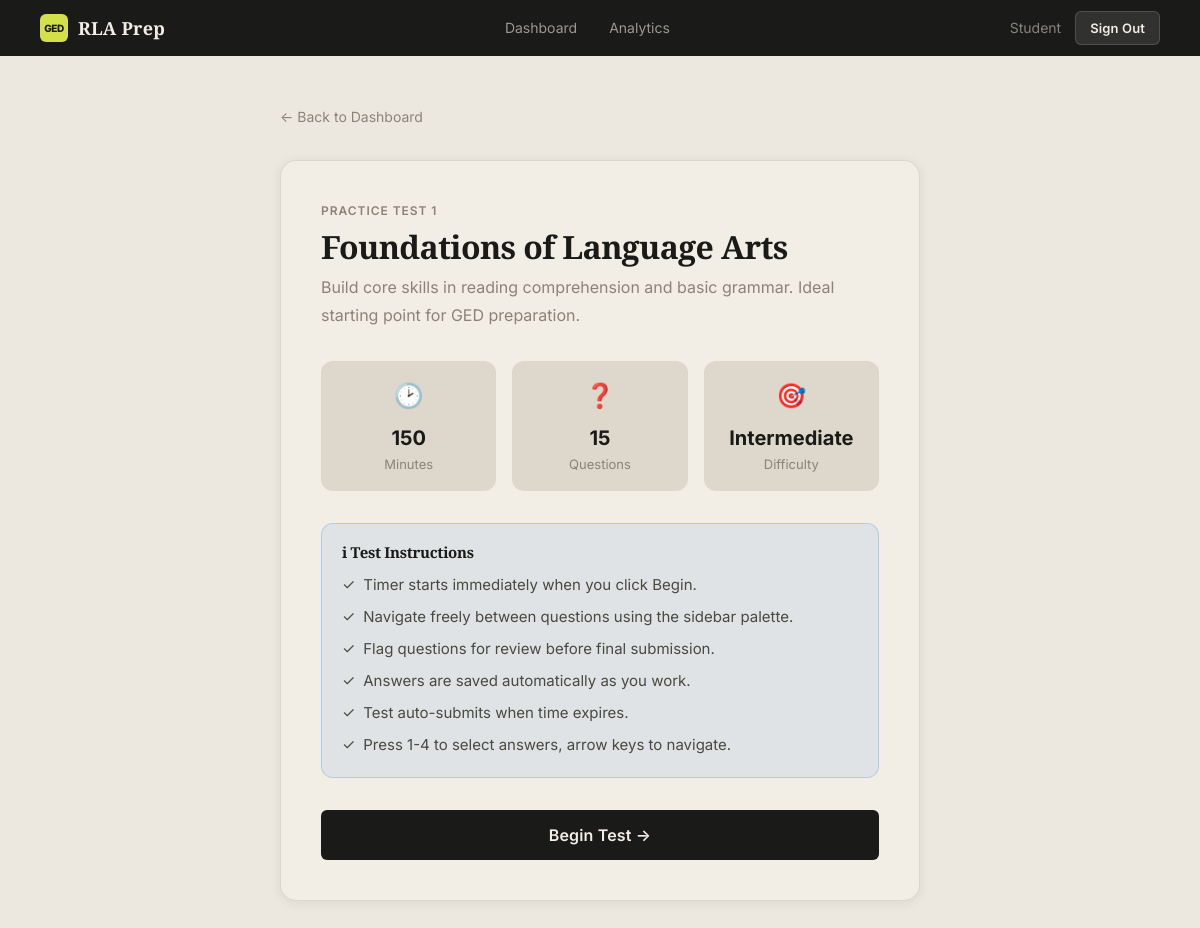
Screenshot of /exam/start/1/ (signed in) with the database file from the repository.
### exam/models.py (models this page shows, shortened)
class PracticeTest(models.Model):
    number = models.IntegerField(unique=True)
    title = models.CharField(max_length=200)
    difficulty_label = models.CharField(max_length=50)
    time_limit_minutes = models.IntegerField(default=150)
    description = models.TextField(blank=True)
    is_active = models.BooleanField(default=True)
    created_at = models.DateTimeField(auto_now_add=True)
    class Meta:
        ordering = ['number']
    def get_question_count(self):
        return self.questions.count()

### exam/views.py (the view, shortened to what this page needs)
# urls.py: path('start/<int:test_number>/', views.start_exam, name='start_exam'),
@login_required
def start_exam(request, test_number):
    test = get_object_or_404(PracticeTest, number=test_number)
    existing = TestAttempt.objects.filter(
        user=request.user, test=test, status='in_progress'
    ).first()
    return render(request, 'exam/start.html', {
        'test': test,
        'existing_attempt': existing,
        'question_count': test.get_question_count(),
    })

### templates/exam/start.html (shortened to what this page needs)
{% extends 'base.html' %}
{% load static %}
{% block content %}
<div class="container-narrow" style="padding-top:48px;padding-bottom:48px;">
  <a href="{% url 'dashboard:home' %}" style="display:inline-flex;align-items:center;gap:6px;font-size:0.875rem;color:var(--text-tertiary);margin-bottom:32px;">&larr; Back to Dashboard</a>
  <div class="card animate-fade-in" style="padding:40px;">
    <div style="margin-bottom:32px;">
      <div style="font-size:0.75rem;font-weight:600;color:var(--text-tertiary);text-transform:uppercase;letter-spacing:0.08em;margin-bottom:8px;">Practice Test {{ test.number }}</div>
      <h1 style="font-size:2rem;font-weight:700;color:var(--text-primary);margin-bottom:8px;">{{ test.title }}</h1>
      <p style="color:var(--text-tertiary);font-size:1rem;">{{ test.description }}</p>
    </div>
    <div class="exam-info-grid" style="display:grid;grid-template-columns:repeat(3,1fr);gap:16px;margin-bottom:32px;">
      <div style="background:var(--bg-elevated);border-radius:12px;padding:16px;text-align:center;">
        <div style="font-size:1.5rem;margin-bottom:6px;">&#128337;</div>
        <div style="font-size:1.25rem;font-weight:700;color:var(--text-primary);">{{ test.time_limit_minutes }}</div>
        <div style="font-size:0.8125rem;color:var(--text-tertiary);">Minutes</div>
      </div>
      <div style="background:var(--bg-elevated);border-radius:12px;padding:16px;text-align:center;">
        <div style="font-size:1.5rem;margin-bottom:6px;">&#10067;</div>
        <div style="font-size:1.25rem;font-weight:700;color:var(--text-primary);">{{ question_count }}</div>
        <div style="font-size:0.8125rem;color:var(--text-tertiary);">Questions</div>
      </div>
      <div style="background:var(--bg-elevated);border-radius:12px;padding:16px;text-align:center;">
        <div style="font-size:1.5rem;margin-bottom:6px;">&#127919;</div>
        <div style="font-size:1.25rem;font-weight:700;color:var(--accent-blue);">{{ test.difficulty_label }}</div>
        <div style="font-size:0.8125rem;color:var(--text-tertiary);">Difficulty</div>
      </div>
    </div>
    <div style="background:rgba(0,113,227,0.08);border:1px solid rgba(0,113,227,0.2);border-radius:12px;padding:20px;margin-bottom:32px;">
      <h3 style="font-size:0.9375rem;font-weight:600;color:var(--accent-blue);margin-bottom:12px;">&#8505; Test Instructions</h3>
      <ul style="list-style:none;display:flex;flex-direction:column;gap:8px;">
        <li style="font-size:0.9375rem;color:var(--text-secondary);display:flex;gap:8px;"><span>&#10003;</span> Timer starts immediately when you click Begin.</li>
        <li style="font-size:0.9375rem;color:var(--text-secondary);display:flex;gap:8px;"><span>&#10003;</span> Navigate freely between questions using the sidebar palette.</li>
        <li style="font-size:0.9375rem;color:var(--text-secondary);display:flex;gap:8px;"><span>&#10003;</span> Flag questions for review before final submission.</li>
        <li style="font-size:0.9375rem;color:var(--text-secondary);display:flex;gap:8px;"><span>&#10003;</span> Answers are saved automatically as you work.</li>
        <li style="font-size:0.9375rem;color:var(--text-secondary);display:flex;gap:8px;"><span>&#10003;</span> Test auto-submits when time expires.</li>
        <li style="font-size:0.9375rem;color:var(--text-secondary);display:flex;gap:8px;"><span>&#10003;</span> Press 1-4 to select answers, arrow keys to navigate.</li>
      </ul>
    </div>
    {% if existing_attempt %}
    <div style="background:rgba(255,159,10,0.1);border:1px solid rgba(255,159,10,0.3);border-radius:12px;padding:16px;margin-bottom:24px;">
      <p style="font-size:0.9375rem;color:var(--accent-orange);font-weight:500;margin-bottom:4px;">&#9888; You have an in-progress attempt for this test.</p>
      <p style="font-size:0.875rem;color:var(--text-tertiary);">Started: {{ existing_attempt.started_at|date:"M d, Y g:i A" }}</p>
    </div>
    <div style="display:grid;grid-template-columns:1fr 1fr;gap:12px;">
      <form method="post">{% csrf_token %}<input type="hidden" name="action" value="resume"><button type="submit" class="btn btn-primary btn-lg w-full">Resume Test</button></form>
      <form method="post">{% csrf_token %}<input type="hidden" name="action" value="new"><button type="submit" class="btn btn-secondary btn-lg w-full">Start Fresh</button></form>
    </div>
    {% else %}
    <form method="post">{% csrf_token %}<input type="hidden" name="action" value="new"><button type="submit" class="btn btn-primary btn-lg w-full">Begin Test &rarr;</button></form>
    {% endif %}
  </div>
</div>
{% endblock %}

### templates/base.html (shortened to what this page needs)
{% load static %}
<!DOCTYPE html>
<html lang="en">
<head>
  <link rel="stylesheet" href="{% static 'css/main.css' %}">
</head>
<body>
<nav class="navbar">
  <div class="navbar-inner">
    <a href="{% url 'dashboard:home' %}" class="navbar-brand">
      <div class="brand-icon">GED</div>
      RLA Prep
    </a>
    {% if user.is_authenticated %}
    <ul class="navbar-links">
      <li><a href="{% url 'dashboard:home' %}" {% if request.resolver_match.url_name == 'home' %}class="active"{% endif %}>Dashboard</a></li>
      <li><a href="{% url 'dashboard:analytics' %}" {% if request.resolver_match.url_name == 'analytics' %}class="active"{% endif %}>Analytics</a></li>
    </ul>
    <div class="navbar-actions">
      <span class="navbar-user">{{ user.first_name|default:user.username }}</span>
      <a href="/auth/logout/" class="btn btn-sm" style="background:rgba(255,255,255,0.1);color:#f2ede5;border:1px solid rgba(255,255,255,0.15);padding:6px 14px;font-size:0.8125rem;">Sign Out</a>
    </div>
    {% else %}
    <div class="navbar-actions">
      <a href="/auth/login/" class="btn btn-sm" style="background:rgba(255,255,255,0.1);color:#f2ede5;border:1px solid rgba(255,255,255,0.15);padding:6px 14px;font-size:0.8125rem;">Log In</a>
    </div>
    {% endif %}
  </div>
</nav>
<div class="page-wrapper">
  {% block content %}{% endblock %}
</div>
</body>
</html>

### static/css/main.css (style rules this page uses)
:root { --bg-primary: #ede8df; --bg-secondary: #e6e0d6; --bg-card: #f2ede5; --bg-card-hover: #ede7dd; --bg-elevated: #ddd7cc; --bg-dark: #1a1a18; --bg-dark-card: #242420; --text-primary: #1a1a18; --text-secondary: #4a4840; --text-tertiary: #8a8478; --text-inverse: #f2ede5; --accent-black: #1a1a18; --accent-gold: #c8a951; --accent-gold-hover: #b8992e; --accent-lime: #d4e04a; --accent-green: #2d6a2d; --accent-green-light: #3d8a3d; --accent-red: #b84040; --accent-red-light: #c85050; --accent-orange: #c06030; --border-primary: rgba(26,26,24,0.1); --border-strong: rgba(26,26,24,0.2); --radius-sm: 6px; --radius-md: 10px; --radius-lg: 16px; --radius-xl: 22px; --radius-pill: 980px; --font-display: 'Playfair Display', Georgia, 'Times New Roman', serif; --font-body: 'Inter', -apple-system, sans-serif; --shadow-sm: 0 1px 4px rgba(26,26,24,0.08); --shadow-md: 0 4px 20px rgba(26,26,24,0.12); --shadow-lg: 0 8px 40px rgba(26,26,24,0.16); --shadow-card: 0 2px 12px rgba(26,26,24,0.08); --transition: 0.22s cubic-bezier(0.4, 0, 0.2, 1); --transition-slow: 0.4s cubic-bezier(0.4, 0, 0.2, 1); }
*, *::before, *::after { box-sizing: border-box; margin: 0; padding: 0; }
html { font-size: 16px; -webkit-font-smoothing: antialiased; -moz-osx-font-smoothing: grayscale; scroll-behavior: smooth; }
body { font-family: var(--font-body); background: var(--bg-primary); color: var(--text-primary); line-height: 1.6; min-height: 100vh; }
h1, h2, h3 { font-family: var(--font-display); font-weight: 600; line-height: 1.15; letter-spacing: -0.02em; color: var(--text-primary); }
h1 { font-size: clamp(2.2rem, 5vw, 3.5rem); }
h3 { font-size: clamp(1.2rem, 2vw, 1.7rem); }
p { line-height: 1.75; color: var(--text-secondary); }
a { color: var(--text-primary); text-decoration: none; transition: opacity var(--transition); }
.navbar { position: fixed; top: 0; left: 0; right: 0; z-index: 100; height: 56px; background: var(--bg-dark); display: flex; align-items: center; padding: 0 40px; border-bottom: none; }
.navbar-inner { width: 100%; max-width: 1440px; margin: 0 auto; display: flex; align-items: center; justify-content: space-between; }
.navbar-brand { font-family: var(--font-display); font-size: 1.125rem; font-weight: 700; color: #f2ede5; display: flex; align-items: center; gap: 10px; letter-spacing: 0.01em; }
.brand-icon { width: 28px; height: 28px; background: var(--accent-lime); border-radius: 6px; display: flex; align-items: center; justify-content: center; font-family: var(--font-body); font-size: 10px; font-weight: 800; color: #1a1a18; letter-spacing: -0.5px; }
.navbar-links { display: flex; align-items: center; gap: 4px; list-style: none; }
.navbar-links a { color: rgba(242,237,229,0.6); font-size: 0.875rem; font-weight: 400; padding: 6px 14px; border-radius: var(--radius-sm); transition: all var(--transition); }
.navbar-actions { display: flex; align-items: center; gap: 14px; }
.navbar-user { font-size: 0.875rem; color: rgba(242,237,229,0.5); }
.page-wrapper { padding-top: 56px; min-height: 100vh; }
.container-narrow { max-width: 720px; margin: 0 auto; padding: 0 40px; }
.card { background: var(--bg-card); border: 1px solid var(--border-primary); border-radius: var(--radius-lg); padding: 28px; transition: all var(--transition); box-shadow: var(--shadow-card); }
.btn { display: inline-flex; align-items: center; justify-content: center; gap: 8px; padding: 12px 26px; border-radius: var(--radius-sm); font-size: 0.9375rem; font-weight: 600; font-family: var(--font-body); cursor: pointer; border: none; transition: all var(--transition); text-decoration: none; white-space: nowrap; letter-spacing: 0.01em; }
.btn-primary { background: var(--accent-black); color: var(--text-inverse); }
.btn-lg { padding: 15px 36px; font-size: 1rem; }
.btn-sm { padding: 7px 16px; font-size: 0.8125rem; }
.w-full { width: 100%; display: flex; }
.animate-fade-in { animation: fadeInUp 0.5s cubic-bezier(0.4,0,0.2,1) forwards; }

### rows the page displays
PracticeTest: number "1", title "Foundations of Language Arts", description "Build core skills in reading comprehension and basic grammar. Ideal starting point for GED preparation.", time_limit_minutes "150", difficulty_label "Intermediate"

### other values shown
{{ user.first_name|default:user.username }} "Student"
{{ question_count }} "15"
